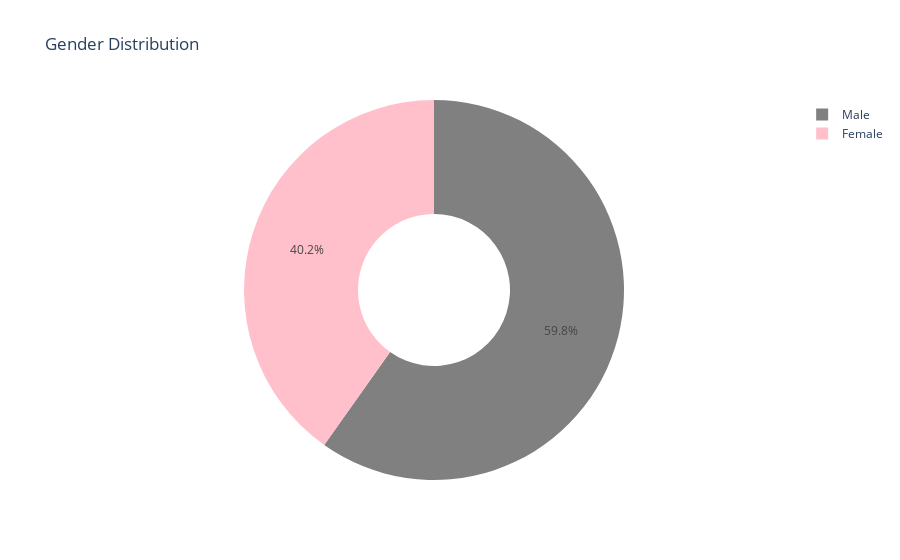

Notebook code cell kept with this figure:
### Markdown cell above
## 4.2. Feature Analysis

### Code cell
px.pie(new_df,names="gender",title="Gender Distribution",hole=0.4,color_discrete_sequence=["grey", "pink"])

### Figure 1 — Plotly figure (JSON) as saved in the notebook; plotly's stock layout.template omitted (floating-point values rounded to 4 significant figures; data arrays with more than 128 entries replaced by an {"elided": "..."} marker saying what was removed)
{"data": [{"domain": {"x": [0, 1], "y": [0, 1]}, "hole": 0.4, "hovertemplate": "gender=%{label}<extra></extra>", "labels": {"elided": "1356 str values"}, "legendgroup": "", "name": "", "showlegend": true, "type": "pie"}], "layout": {"legend": {"tracegroupgap": 0}, "piecolorway": ["grey", "pink"], "title": {"text": "Gender Distribution"}, "autosize": true}}
